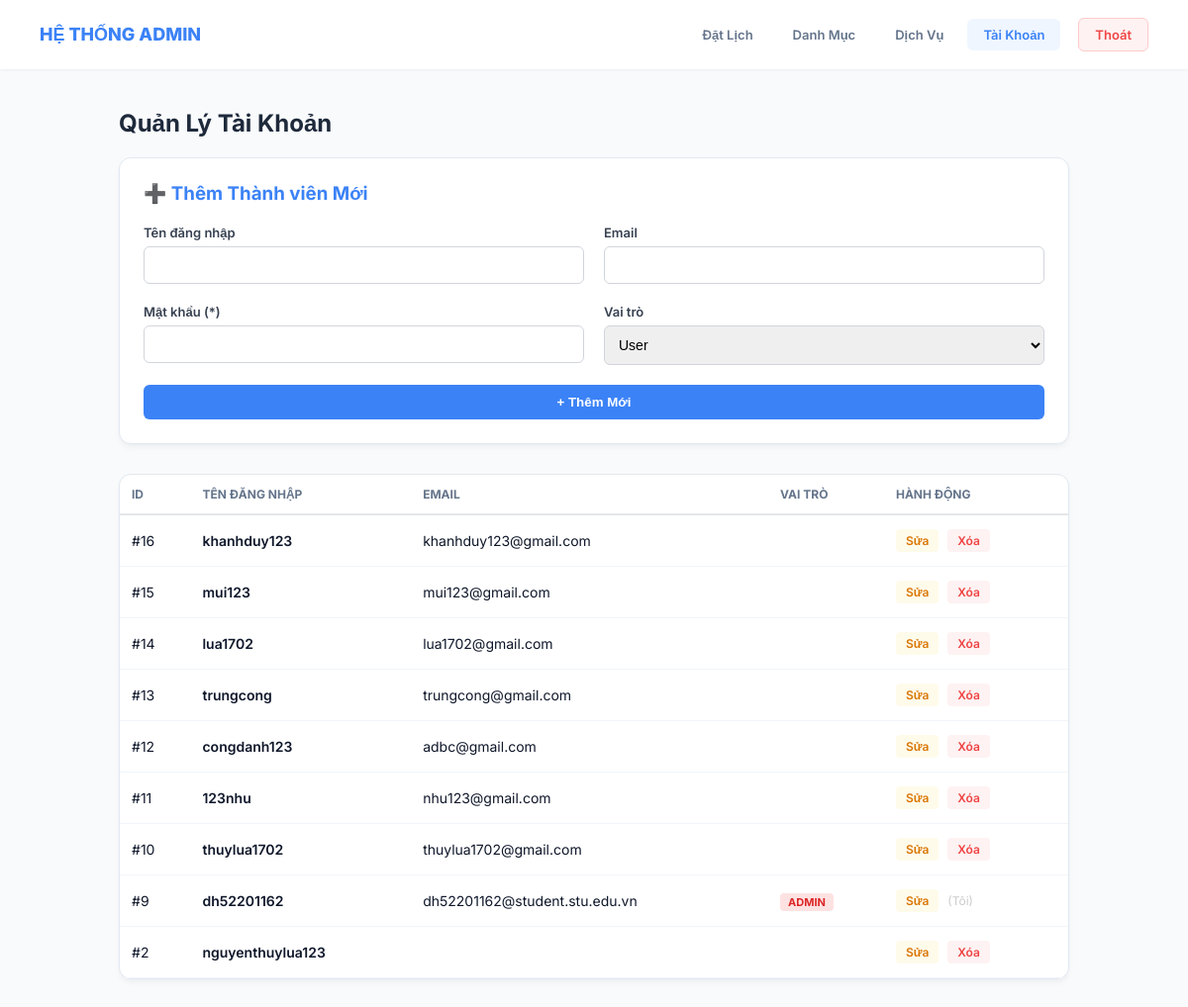
The page /nguyenkhacnhu_dh52201162/admin/users.php (signed in) on the database its author committed.
### tables this page shows
CREATE TABLE `users` (
  `id` int(11) UNSIGNED NOT NULL,
  `username` varchar(50) NOT NULL,
  `password` varchar(255) NOT NULL,
  `email` varchar(100) NOT NULL,
  `full_name` varchar(100) DEFAULT NULL,
  `phone` varchar(20) DEFAULT NULL,
  `role` enum('client','admin') NOT NULL DEFAULT 'client',
  `created_at` timestamp NOT NULL DEFAULT current_timestamp()
);

### nguyenkhacnhu_dh52201162/admin/users.php (the view, shortened to what this page needs)
<?php
require '../config.php';
$edit_mode = false;
$curr_user = [];
$users = $pdo->query("SELECT * FROM users ORDER BY id DESC")->fetchAll(PDO::FETCH_ASSOC);
?>
<!DOCTYPE html>
<html lang="vi">
<head>
</head>
<body>
    <header class="admin-header">
        <a href="../index.php" class="brand">Hệ thống <span>Admin</span></a>
        <div class="nav-actions">
            <a href="index.php" class="nav-btn">Đặt Lịch</a>
            <a href="categories.php" class="nav-btn">Danh Mục</a>
            <a href="services.php" class="nav-btn">Dịch Vụ</a>
            <a href="users.php" class="nav-btn active">Tài Khoản</a>
            <a href="../logout.php" class="nav-btn btn-logout">Thoát</a>
        </div>
    </header>
    <div class="container">
        <div class="page-title">Quản Lý Tài Khoản</div>
        <div class="card">
            <h3 style="margin-bottom: 20px; color:#3B82F6;">
                <?= $edit_mode ? '✏️ Cập nhật Thành viên' : '➕ Thêm Thành viên Mới' ?>
            </h3>
            <form method="POST">
                <div class="form-grid">
                    <div>
                        <label>Tên đăng nhập</label>
                        <input type="text" name="username" required
                               value="<?= $edit_mode ? htmlspecialchars($curr_user['username']) : '' ?>">
                    </div>
                    <div>
                        <label>Email</label>
                        <input type="email" name="email" required
                               value="<?= $edit_mode ? htmlspecialchars($curr_user['email']) : '' ?>">
                    </div>
                    <div>
                        <label>Mật khẩu <?= $edit_mode ? '(Để trống nếu không đổi)' : '(*)' ?></label>
                        <input type="password" name="password" <?= $edit_mode ? '' : 'required' ?>>
                    </div>
                    <div>
                        <label>Vai trò</label>
                        <select name="role">
                            <option value="user" <?= ($edit_mode && $curr_user['role'] == 'user') ? 'selected' : '' ?>>User</option>
                        </select>
                    </div>
                </div>
                <button type="submit" name="save_user" class="btn-submit">
                    <?= $edit_mode ? 'Lưu Thay Đổi' : '+ Thêm Mới' ?>
                </button>
            </form>
        </div>
        <div class="card" style="padding: 0;">
            <table cellspacing="0">
                <thead>
                    <tr>
                        <th>ID</th>
                        <th>Tên đăng nhập</th>
                        <th>Email</th>
                        <th>Vai trò</th>
                        <th>Hành động</th>
                    </tr>
                </thead>
                <tbody>
                    <?php foreach ($users as $u): ?>
                    <tr style="<?= ($edit_mode && $u['id'] == $curr_user['id']) ? 'background:#fff7ed' : '' ?>">
                        <td>#<?= $u['id'] ?></td>
                        <td style="font-weight: 600;"><?= htmlspecialchars($u['username']) ?></td>
                        <td><?= htmlspecialchars($u['email']) ?></td>
                        <td>
                            <span class="role-badge role-<?= $u['role'] ?>"><?= strtoupper($u['role']) ?></span>
                        </td>
                        <td>
                            <a href="?edit=<?= $u['id'] ?>" class="btn-action btn-edit">Sửa</a>
                            <?php if ($u['id'] != $_SESSION['user_id']): ?>
                                <a href="?del=<?= $u['id'] ?>" class="btn-action btn-del" onclick="return confirm('Xóa người dùng này?')">Xóa</a>
                            <?php else: ?>
                                <span style="font-size:12px; color:#ccc;">(Tôi)</span>
                            <?php endif; ?>
                        </td>
                    </tr>
                    <?php endforeach; ?>
                </tbody>
            </table>
        </div>
    </div>
</body>
</html>

### nguyenkhacnhu_dh52201162/admin/users.php (style rules this page uses)
* { box-sizing: border-box; margin: 0; padding: 0; }
body { font-family: 'Inter', sans-serif; background-color: #f8fafc; color: #0f172a; }
.admin-header { background: white; padding: 0 40px; height: 70px; display: flex; justify-content: space-between; align-items: center; box-shadow: 0 1px 3px rgba(0,0,0,0.05); position: sticky; top: 0; z-index: 100; }
.brand { font-size: 18px; font-weight: 800; color: #3B82F6; text-decoration: none; text-transform: uppercase; }
.nav-actions { display: flex; gap: 8px; align-items: center; }
.nav-btn { text-decoration: none; padding: 8px 16px; border-radius: 6px; font-size: 13px; font-weight: 600; color: #64748b; transition: 0.2s; }
.nav-btn.active { background: #eff6ff; color: #3B82F6; }
.btn-logout { background: #fef2f2; color: #ef4444; margin-left: 10px; border: 1px solid #fecaca; }
.container { max-width: 1000px; margin: 40px auto; padding: 0 20px; }
.page-title { font-size: 24px; font-weight: 700; color: #1e293b; margin-bottom: 20px; }
.card { background: white; border-radius: 12px; box-shadow: 0 4px 6px -1px rgba(0,0,0,0.05); border: 1px solid #e2e8f0; padding: 24px; margin-bottom: 30px; }
.form-grid { display: grid; grid-template-columns: 1fr 1fr; gap: 20px; }
label { display: block; margin-bottom: 6px; font-weight: 600; color: #374151; font-size: 13px; }
input, select { width: 100%; padding: 10px; border: 1px solid #d1d5db; border-radius: 6px; font-size: 14px; }
.btn-submit { background: #3B82F6; color: white; border: none; padding: 10px 20px; border-radius: 6px; font-weight: 600; cursor: pointer; width: 100%; margin-top: 20px; }
table { width: 100%; border-collapse: collapse; }
th { text-align: left; padding: 12px; border-bottom: 2px solid #e5e7eb; color: #64748b; font-size: 12px; text-transform: uppercase; }
td { padding: 14px 12px; border-bottom: 1px solid #f1f5f9; font-size: 14px; vertical-align: middle; }
.btn-action { font-weight: 600; text-decoration: none; font-size: 12px; padding: 4px 10px; border-radius: 4px; display: inline-block; margin-right: 5px; }
.btn-edit { color: #d97706; background: #fffbeb; }
.btn-del { color: #ef4444; background: #fef2f2; }
.role-badge { padding: 2px 8px; border-radius: 4px; font-size: 11px; font-weight: 700; text-transform: uppercase; }
.role-admin { background: #fee2e2; color: #dc2626; }

### rows shown on the page
users: id "16", username "khanhduy123", email "khanhduy123@gmail.com"
users: id "15", username "mui123", email "mui123@gmail.com"
users: id "14", username "lua1702", email "lua1702@gmail.com"
users: id "13", username "trungcong", email "trungcong@gmail.com"
users: id "12", username "congdanh123", email "adbc@gmail.com"
users: id "11", username "123nhu", email "nhu123@gmail.com"
users: id "10", username "thuylua1702", email "thuylua1702@gmail.com"
users: id "9", username "dh52201162", email "dh52201162@student.stu.edu.vn", role "ADMIN", shows "(Tôi)"
users: id "2", username "nguyenthuylua123"
